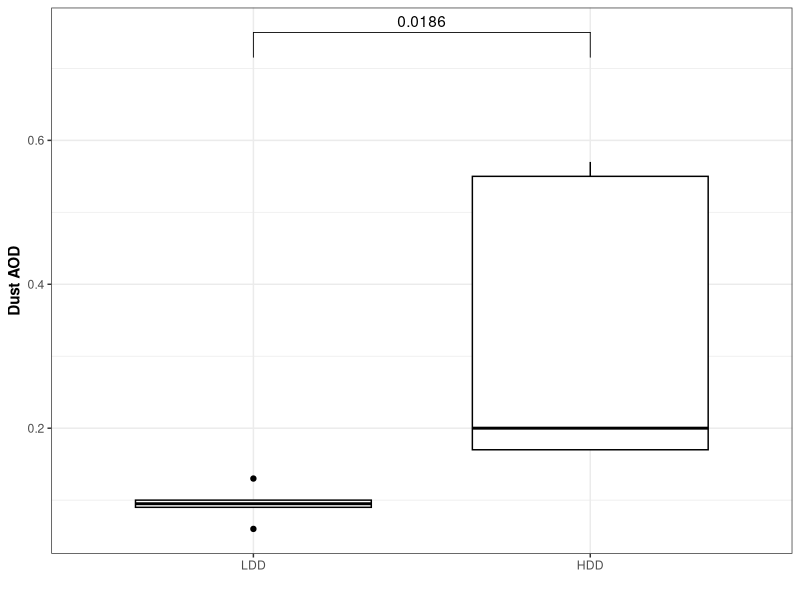

Here is the R script that generated this plot: (Note: this script raises an error after producing the figure.)
## ---- chunk 1
library(tidyverse)
library(here)
library(ggpubr)
library(rstatix)
## ---- chunk 2
here<- here::here
rename<- dplyr::rename
select<- dplyr::select
#group_by<- dplyr::group_by
## ---- chunk 3
d1<- read_csv(here("data", "processed_data", "tx_master.csv"))
dust<- read_csv(here("data", "processed_data", "dust", "dust_master.csv"))
## ---- chunk 4
d1<-
  d1 %>%
  filter(date %in% c(as.Date("2022-07-07"):as.Date("2022-07-19")),
         hr_cst %in% "01",
         !date %in% as.Date('2022-07-10')) %>%
  rename("Site" = "site")
## ---- chunk 5
dust<-
  dust %>%
  filter(between(date, as.Date('2022-07-07'), as.Date('2022-07-19'))) %>%
  mutate(dust = case_when(date <= as.Date('2022-07-12') ~ "LDD",
                          date > as.Date('2022-07-12') ~ "HDD"))
## ---- chunk 6
bac<-
  d1 %>%
  select(date, Site, tot_bacteria) %>%
  mutate(
         tot_bacteria = log10(tot_bacteria)) %>%
  mutate(dust = case_when(date <= as.Date('2022-07-12') ~ "LDD",
                          date > as.Date('2022-07-12') ~ "HDD")) %>%
  select(!date) 
## ---- chunk 7
vib<-
  d1 %>%
  select(date, Site, copies_mL) %>%
  mutate(dust = case_when(date <= as.Date('2022-07-12') ~ "LDD",
                          date > as.Date('2022-07-12') ~ "HDD")) %>%
  select(!date) 
## ---- chunk 8
spp<-
  d1 %>%
  select(date, Site, Vc,Vv) %>%
  mutate(dust= case_when(date <= as.Date('2022-07-12') ~ "LDD",
                          date > as.Date('2022-07-12') ~ "HDD")) %>%
  filter(Site %in% "Blind Oso") %>%
  select(!date) 
## ---- chunk 9
cbbPalette <- c("#DDAA33", "#BB5566", "#004488" )
## ---- chunk 10
bxp <- ggboxplot(
  dust, x = "dust", y = "t7sum", 
  palette =cbbPalette)

pwc <-dust %>%
 # group_by(Site) %>%
  t_test(t7sum~ dust, p.adjust.method = "bonferroni")

pwc <- pwc %>% add_xy_position(x = "dust") 

bxp +
  stat_pvalue_manual(
    pwc, 
   # step.group.by = "Site",
    tip.length = 0.05, step.increase = 0.1,
    hide.ns= TRUE,
    y.position = 0.75) +
  
  labs(y = "Dust AOD",
       x = "")+
  theme_bw()+
  theme(legend.position = "none",
        axis.title.y = element_text(face = "bold"))
## ---- chunk 11
bxp <- ggboxplot(
  bac, x = "dust", y = "tot_bacteria", 
  color = "Site", palette =cbbPalette)

pwc <-bac %>%
  group_by(Site) %>%
  t_test(tot_bacteria ~ dust, p.adjust.method = "bonferroni")

pwc <- pwc %>% add_xy_position(x = "dust", group = "Site") 

bxp +
  stat_pvalue_manual(
    pwc, 
    color = "Site", 
    step.group.by = "Site",
    tip.length = 0.05, step.increase = 0.1,
    y.position = 7.8,
    hide.ns= TRUE) +
  
  labs(y = "Total Bacteria (log(copies/mL))",
       x = "")+
  theme_bw()+
  theme(legend.position = "none",
        axis.title.y = element_text(face = "bold"))

## ---- chunk 12
bxp <- ggboxplot(
  vib, x = "dust", y = "copies_mL", 
  color = "Site", palette =cbbPalette)

pwc <- vib %>%
  group_by(Site) %>%
  t_test(copies_mL ~ dust, p.adjust.method = "bonferroni")

pwc <- pwc %>% add_xy_position(x = "dust", group = "Site") 

bxp +
  stat_pvalue_manual(
    pwc, 
    color = "Site", 
    step.group.by = "Site",
    tip.length = 0.05, step.increase = 0.1,
    y.position = c(24000,40000),
    hide.ns= TRUE) +
  
  labs(y = "Total Vibrio (copies/mL)",
       x = "")+
  theme_bw()+
  theme(legend.position = "none",
        axis.title.y = element_text(face = "bold"))
## ---- chunk 13
bxp <- ggboxplot(
  spp, x = "dust", y = "Vc", palette =cbbPalette)

pwc <- spp %>%
 # group_by(Site) %>%
  t_test(Vc ~ dust, p.adjust.method = "bonferroni")

pwc <- pwc %>% add_xy_position(x = "dust") 

bxp +
  stat_pvalue_manual(
    pwc, 
    step.group.by = "dust",
    tip.length = 0.05, step.increase = 0.1,
   # y.position = c(24000,40000),
    hide.ns= TRUE) +
  
  labs(y = "Total Vibrio (copies/mL)",
       x = "")+
  theme_bw()+
  theme(legend.position = "none",
        axis.title.y = element_text(face = "bold"))
## ---- chunk 14
stat.test <- spp %>%
  #group_by(dust) %>%
  t_test(Vv ~ dust) %>%
  adjust_pvalue(method = "bonferroni") %>%
  add_significance("p.adj")
stat.test

# Create a box plot
bxp <- ggboxplot(
  spp, x = "dust", y = "Vv", 
   color = "#DDAA33")

# Add p-values onto the box plots
stat.test <- stat.test %>%
  add_xy_position(x = "dust", dodge = 0.8)
bxp + stat_pvalue_manual(
  stat.test,  label = "p", tip.length = 0.05
  )

# Add 10% spaces between the p-value labels and the plot border
bxp + stat_pvalue_manual(
  stat.test,  label = "p", tip.length = 0.05,
  y.position = 230, color = "#DDAA33"
  ) +
  scale_y_continuous(expand = expansion(mult = c(0, 0.1)))+
  
  labs(y = "V. vulnificus (copies/mL)",
       x = "")+
  theme_bw()+
  theme(legend.position = "none",
        axis.title.y = element_text(face = "bold"))

